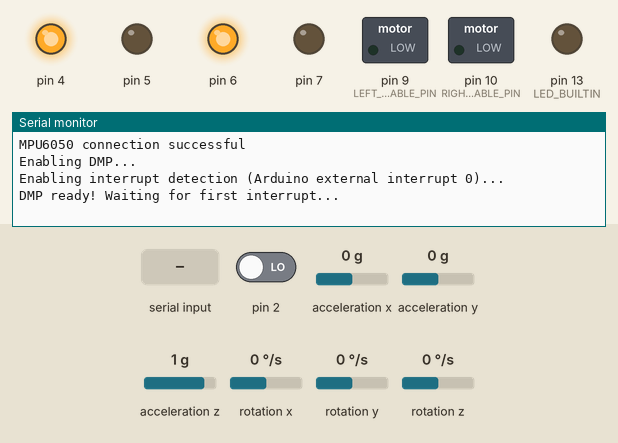
Recording of a sketch running on a simulated Arduino Uno, built with avr-gcc and run on an emulated ATmega328P. On the bench: switched loads named in the sketch (green lamp = pin HIGH), output pins drawn as LEDs (lit = HIGH), the last lines printed to the serial monitor. The test bench sets the inputs (shaded band); at power-on: pin 2 LOW, acceleration x 0 g, acceleration y 0 g, acceleration z 1 g, rotation x 0 °/s, rotation y 0 °/s, rotation z 0 °/s. The sensor or clock chip raises its interrupt line as the real part does.

Above: at 1.7 s.
1.8 s: "PI\n" received over Serial
At 3.0 s:
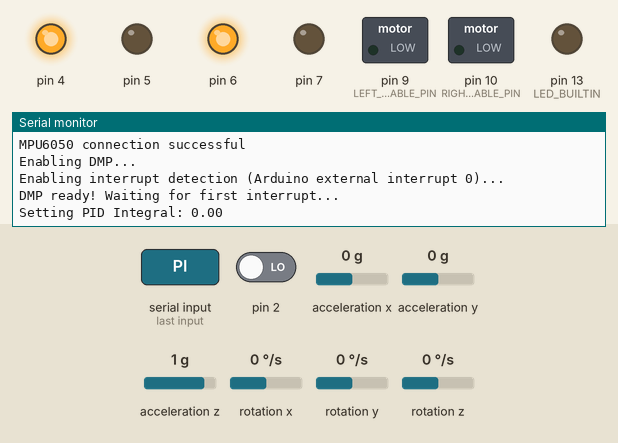
3.3 s: "PP\n" received over Serial
At 4.5 s:
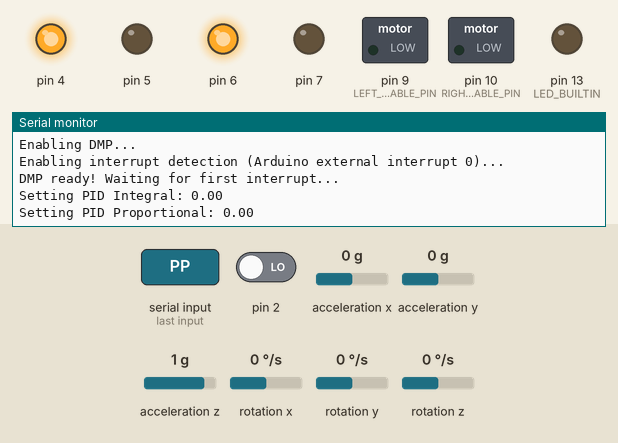
4.8 s: "PD\n" received over Serial
At 5.4 s:
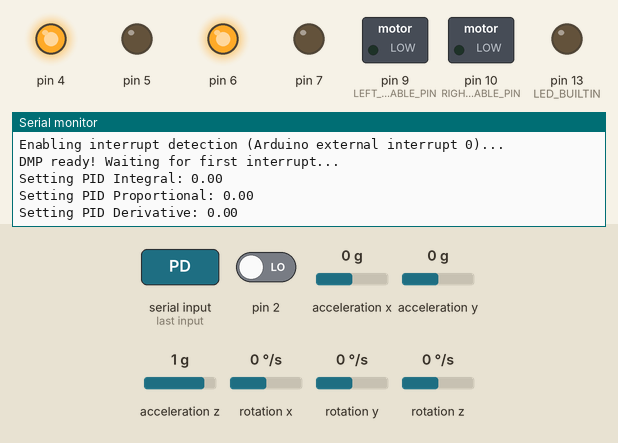

The sketch:

sketch_aboavobr.ino
```cpp
#include "Arduino.h"
#include "helper_3dmath.h"
#include "I2Cdev.h"
#include "MPU6050_6Axis_MotionApps20.h"
#include "Wire.h"
#include "Gyroscope.h"
#include "MovementController.h"
#include "MotorController.h"

#define LEFT_MOTOR_ENABLE_PIN 9
#define LEFT_MOTOR_IN_1 5
#define LEFT_MOTOR_IN_2 4

#define RIGHT_MOTOR_ENABLE_PIN 10
#define RIGHT_MOTOR_IN_1 7
#define RIGHT_MOTOR_IN_2 6

#define OUTPUT_COMMAND_INFORMATION

Gyroscope *gyroscope;
MovementController *movementController;
MotorController *leftMotor;
MotorController *rightMotor;
bool HasZeroedMovementController = false;

// Serial communication protocol:
// {COMMAND}:{VALUE}{\n}
// If the command does not have a value, the protocol looks like this:
// {COMMAND}:{\n}
// Or
// {COMMAND}{\n}
char *serialBuf = new char[15];
int serialBufPos = 0;

void setup() {
  // put your setup code here, to run once:
  pinMode(LED_BUILTIN, OUTPUT);
  Serial.begin(115200);
  while(!Serial);
  leftMotor = new MotorController(LEFT_MOTOR_ENABLE_PIN, LEFT_MOTOR_IN_1, LEFT_MOTOR_IN_2);
  rightMotor = new MotorController(RIGHT_MOTOR_ENABLE_PIN, RIGHT_MOTOR_IN_1, RIGHT_MOTOR_IN_2);
  gyroscope = new Gyroscope();
  movementController = new MovementController(gyroscope, leftMotor, rightMotor);
}

void loop() {
  if (!HasZeroedMovementController && millis() > 5000)
  {
    movementController->SetZeroPitch();
    HasZeroedMovementController = true;
    movementController->Start();
  }

  while (Serial.available() > 0)
  {
    serialBuf[serialBufPos] = Serial.read();

    if (serialBuf[serialBufPos] == '\n')
    {
      serialBufPos = 0;
      handleCommand();
    }
    else
    {
      serialBufPos++;
    }

	  //int state = Serial.parseInt();
	  //movementController->SetPIDProportional(state);
  }

  gyroscope->Loop();
  movementController->Loop();
}

void handleCommand()
{
  //Serial.println("Parsing command");
  String command = "";
  String valueString = "";
  int parsePos = 0;
  while (serialBuf[parsePos] != ':' && serialBuf[parsePos] != '\n')
  {
    command += serialBuf[parsePos];
    parsePos++;
  }
  parsePos++;
  //Serial.println(command);

  while (serialBuf[parsePos] != '\n')
  {
    valueString += serialBuf[parsePos];
    parsePos++;
  }
  //Serial.println(valueString);

  if (command == "PI")
  {
    float value = valueString.toFloat();
    movementController->SetPIDIntegral(value);

    #ifdef OUTPUT_COMMAND_INFORMATION
      Serial.print("Setting PID Integral: ");
      Serial.println(value);
    #endif
  }
  else if (command == "PP")
  {
    float value = valueString.toFloat();
    movementController->SetPIDProportional(value);

    #ifdef OUTPUT_COMMAND_INFORMATION
      Serial.print("Setting PID Proportional: ");
      Serial.println(value);
    #endif
  }
  else if (command == "PD")
  {
    float value = valueString.toFloat();
    movementController->SetPIDDerivative(value);

    #ifdef OUTPUT_COMMAND_INFORMATION
      Serial.print("Setting PID Derivative: ");
      Serial.println(value);
    #endif
  }
  else if (command == "ZP")
  {
    movementController->SetZeroPitch();

    #ifdef OUTPUT_COMMAND_INFORMATION
      Serial.println("Setting zero pitch angle");
    #endif
  }
  else if (command == "ST")
  {
    movementController->Start();

    #ifdef OUTPUT_COMMAND_INFORMATION
      Serial.println("Starting");
    #endif
  }
  else if (command == "SP")
  {
    movementController->Stop();

    #ifdef OUTPUT_COMMAND_INFORMATION
      Serial.println("Stopping");
    #endif
  }
}
```

Gyroscope.cpp
```cpp
#include "Gyroscope.h"
#include "Arduino.h"
#include "I2Cdev.h"
#include "Wire.h"
#include "MPU6050_6Axis_MotionApps20.h"

//#define OUTPUT_READABLE_YAWPITCHROLL
//#define OUTPUT_READABLE_REALACCEL

uint8_t devStatus;      // return status after each device operation (0 = success, !0 = error)
uint8_t mpuIntStatus;   // holds actual interrupt status byte from MPU
bool dmpReady = false;  // set true if DMP init was successful
uint16_t packetSize;    // expected DMP packet size (default is 42 bytes)
uint16_t fifoCount;     // count of all bytes currently in FIFO
uint8_t fifoBuffer[64]; // FIFO storage buffer

// orientation/motion vars
Quaternion q;           // [w, x, y, z]         quaternion container
VectorInt16 aa;         // [x, y, z]            accel sensor measurements
VectorInt16 aaReal;     // [x, y, z]            gravity-free accel sensor measurements
//VectorInt16 aaWorld;    // [x, y, z]            world-frame accel sensor measurements
VectorFloat gravity;    // [x, y, z]            gravity vector
//float euler[3];         // [psi, theta, phi]    Euler angle container
float ypr[3];           // [yaw, pitch, roll]   yaw/pitch/roll container and gravity vector

volatile bool mpuInterrupt = false;     // indicates whether MPU interrupt pin has gone high
void dmpDataReady() {
    mpuInterrupt = true;
}

Gyroscope::Gyroscope()
{
  // join I2C bus (I2Cdev library doesn't do this automatically)
  Wire.begin();
  TWBR = 24; // 400kHz I2C clock (200kHz if CPU is 8MHz)

  mpu.initialize();
  Serial.println(mpu.testConnection() ? F("MPU6050 connection successful") : F("MPU6050 connection failed"));
  devStatus = mpu.dmpInitialize();

  // supply your own gyro offsets here, scaled for min sensitivity
  mpu.setXGyroOffset(220);
  mpu.setYGyroOffset(76);
  mpu.setZGyroOffset(-85);
  mpu.setZAccelOffset(1788); // 1688 factory default for my test chip

  // make sure it worked (returns 0 if so)
  if (devStatus == 0) {
      // turn on the DMP, now that it's ready
      Serial.println(F("Enabling DMP..."));
      mpu.setDMPEnabled(true);

      // enable Arduino interrupt detection
      Serial.println(F("Enabling interrupt detection (Arduino external interrupt 0)..."));
      attachInterrupt(0, dmpDataReady, RISING);
      mpuIntStatus = mpu.getIntStatus();

      // set our DMP Ready flag so the main loop() function knows it's okay to use it
      Serial.println(F("DMP ready! Waiting for first interrupt..."));
      dmpReady = true;

      // get expected DMP packet size for later comparison
      packetSize = mpu.dmpGetFIFOPacketSize();
  } else {
      // ERROR!
      // 1 = initial memory load failed
      // 2 = DMP configuration updates failed
      // (if it's going to break, usually the code will be 1)
      Serial.print(F("DMP Initialization failed (code "));
      Serial.print(devStatus);
      Serial.println(F(")"));
  }
}

float Gyroscope::GetYaw()
{
  return ypr[0] * 180/M_PI;
}

float Gyroscope::GetPitch()
{
  return ypr[1] * 180/M_PI;
}

float Gyroscope::GetRoll()
{
  return ypr[2] * 180/M_PI;
}

void Gyroscope::Loop()
{
    // if programming failed, don't try to do anything
    if (!dmpReady) return;

    /*
    // wait for MPU interrupt or extra packet(s) available
    while (!mpuInterrupt && fifoCount < packetSize) {
        // other program behavior stuff here
        // .
        // .
        // .
        // if you are really paranoid you can frequently test in between other
        // stuff to see if mpuInterrupt is true, and if so, "break;" from the
        // while() loop to immediately process the MPU data
        // .
        // .
        // .
    }
    */

    // reset interrupt flag and get INT_STATUS byte
    mpuInterrupt = false;
    mpuIntStatus = mpu.getIntStatus();

    // get current FIFO count
    fifoCount = mpu.getFIFOCount();

    // check for overflow (this should never happen unless our code is too inefficient)
    if ((mpuIntStatus & 0x10) || fifoCount == 1024) {
        // reset so we can continue cleanly
        mpu.resetFIFO();
        Serial.println(F("FIFO overflow!"));

    // otherwise, check for DMP data ready interrupt (this should happen frequently)
    } else if (mpuIntStatus & 0x02) {
        // wait for correct available data length, should be a VERY short wait
        while (fifoCount < packetSize) fifoCount = mpu.getFIFOCount();

        // read a packet from FIFO
        mpu.getFIFOBytes(fifoBuffer, packetSize);

        // track FIFO count here in case there is > 1 packet available
        // (this lets us immediately read more without waiting for an interrupt)
        fifoCount -= packetSize;

        mpu.dmpGetQuaternion(&q, fifoBuffer);
        mpu.dmpGetGravity(&gravity, &q);
        mpu.dmpGetYawPitchRoll(ypr, &q, &gravity);

        #ifdef OUTPUT_READABLE_QUATERNION
            // display quaternion values in easy matrix form: w x y z
            mpu.dmpGetQuaternion(&q, fifoBuffer);
            Serial.print("quat\t");
            Serial.print(q.w);
            Serial.print("\t");
            Serial.print(q.x);
            Serial.print("\t");
            Serial.print(q.y);
            Serial.print("\t");
            Serial.println(q.z);
        #endif

        #ifdef OUTPUT_READABLE_EULER
            // display Euler angles in degrees
            mpu.dmpGetQuaternion(&q, fifoBuffer);
            mpu.dmpGetEuler(euler, &q);
            Serial.print("euler\t");
            Serial.print(euler[0] * 180/M_PI);
            Serial.print("\t");
            Serial.print(euler[1] * 180/M_PI);
            Serial.print("\t");
            Serial.println(euler[2] * 180/M_PI);
        #endif

        #ifdef OUTPUT_READABLE_YAWPITCHROLL
            // display Euler angles in degrees
            Serial.print("ypr\t");
            Serial.print(ypr[0] * 180/M_PI);
            Serial.print("\t");
            Serial.print(ypr[1] * 180/M_PI);
            Serial.print("\t");
            Serial.println(ypr[2] * 180/M_PI);
        #endif

        #ifdef OUTPUT_READABLE_REALACCEL
            // display real acceleration, adjusted to remove gravity
            mpu.dmpGetQuaternion(&q, fifoBuffer);
            mpu.dmpGetAccel(&aa, fifoBuffer);
            mpu.dmpGetGravity(&gravity, &q);
            mpu.dmpGetLinearAccel(&aaReal, &aa, &gravity);
            Serial.print("areal\t");
            Serial.print(aaReal.x);
            Serial.print("\t");
            Serial.print(aaReal.y);
            Serial.print("\t");
            Serial.println(aaReal.z);
        #endif

        #ifdef OUTPUT_READABLE_WORLDACCEL
            // display initial world-frame acceleration, adjusted to remove gravity
            // and rotated based on known orientation from quaternion
            mpu.dmpGetQuaternion(&q, fifoBuffer);
            mpu.dmpGetAccel(&aa, fifoBuffer);
            mpu.dmpGetGravity(&gravity, &q);
            mpu.dmpGetLinearAccel(&aaReal, &aa, &gravity);
            mpu.dmpGetLinearAccelInWorld(&aaWorld, &aaReal, &q);
            Serial.print("aworld\t");
            Serial.print(aaWorld.x);
            Serial.print("\t");
            Serial.print(aaWorld.y);
            Serial.print("\t");
            Serial.println(aaWorld.z);
        #endif

        #ifdef OUTPUT_TEAPOT
            // display quaternion values in InvenSense Teapot demo format:
            teapotPacket[2] = fifoBuffer[0];
            teapotPacket[3] = fifoBuffer[1];
            teapotPacket[4] = fifoBuffer[4];
            teapotPacket[5] = fifoBuffer[5];
            teapotPacket[6] = fifoBuffer[8];
            teapotPacket[7] = fifoBuffer[9];
            teapotPacket[8] = fifoBuffer[12];
            teapotPacket[9] = fifoBuffer[13];
            Serial.write(teapotPacket, 14);
            teapotPacket[11]++; // packetCount, loops at 0xFF on purpose
        #endif
    }
}
```

Gyroscope.h
```cpp
/*
  Gyroscope.h - library for interfacing the MPU-6050 sensor to the balancing robot.
  Code mostly borrowed from Jeff Rowberg's MPU6050 lib example  https://github.com/jrowberg/i2cdevlib
*/

#ifndef Gyroscope_h_
#define Gyroscope_h_

#include "Arduino.h"
#include "I2Cdev.h"
#include "Wire.h"
#include "MPU6050_6Axis_MotionApps20.h"

class Gyroscope
{
  public:
    Gyroscope();
    void Loop();
    float GetYaw();
    float GetPitch();
    float GetRoll();

  private:
	// class default I2C address is 0x68
	// specific I2C addresses may be passed as a parameter here
	// AD0 low = 0x68 (default for SparkFun breakout and InvenSense evaluation board)
	// AD0 high = 0x69
	MPU6050 mpu;
	//MPU6050 mpu(0x69); // <-- use for AD0 high
};

#endif
```

MotorController.cpp
```cpp
#include "MotorController.h"
#include "Arduino.h"

MotorController::MotorController(byte enablePin, byte in1, byte in2)
{
  this->enablePin = enablePin;
  this->in1 = in1;
  this->in2 = in2;

  //Serial.println(enablePin);
  //Serial.println(in1);
  //Serial.println(in2);

  pinMode(enablePin, OUTPUT);
  pinMode(in1, OUTPUT);
  pinMode(in2, OUTPUT);
  //Initial rotation direction
  SetDirection(Forward);

  SetPwm(0x00);
}

void MotorController::SetPwm(byte pwm)
{
  pwmOutput = pwm;
  analogWrite(enablePin, pwmOutput);
}

byte MotorController::GetPwm()
{
  return pwmOutput;
}

void MotorController::SetDirection(Direction newDirection)
{
  direction = newDirection;

  switch (direction)
  {
    case Forward:
      digitalWrite(in1, LOW);
      digitalWrite(in2, HIGH);
      break;
    case Backward:
      digitalWrite(in1, HIGH);
      digitalWrite(in2, LOW);
      break;
  }
}
```

MotorController.h
```cpp
/*
  MotorController.h - library for interfacing to the motors of the robot.
*/

#ifndef MotorController_h_
#define MotorController_h_

#include "Arduino.h"

class MotorController
{
  public:
    enum Direction
    {
      Forward = 0,
      Backward = 1
    };


    MotorController(byte enablePin, byte in1, byte in2);
    void SetPwm(byte pwm);
    byte GetPwm();
    void SetDirection(Direction newDirection);

  private:
    byte enablePin, in1, in2;
    byte pwmOutput;
    Direction direction;
};

#endif
```

MovementController.cpp
```cpp
#include "MovementController.h"
#include "Arduino.h"
#include <PID_v1.h>

//#define OUTPUT_PID_DATA
//#define OUTPUT_GYROSCOPE_DATA
//#define OUTPUT_MOTOR_CONTROL_DATA

MovementController::MovementController(Gyroscope *inGyroscope, MotorController *leftMotor, MotorController *rightMotor)
{
  HasStarted = false;
  ZeroPitchOffset = 0;
  gyroscope = inGyroscope;

  PIDForward = new PIDController(0, 225, -225, Kp, Ki, Kd, 10);

  this->leftMotor = leftMotor;
  this->rightMotor = rightMotor;
}

void MovementController::SetZeroPitch()
{
  ZeroPitchOffset = gyroscope->GetPitch();
}

void MovementController::Start()
{
  HasStarted = true;
  PIDForward->ResetPID();
}

void MovementController::Stop()
{
  leftMotor->SetPwm(0x00);
  rightMotor->SetPwm(0x00);
  PIDForward->ResetPID();
  HasStarted = false;
}

void MovementController::SetPIDProportional(double proportional)
{
  Kp = proportional;
  PIDForward->SetProportional(Kp);
}

void MovementController::SetPIDIntegral(double integral)
{
  Ki = integral;
  PIDForward->SetIntegral(Ki);
}

void MovementController::SetPIDDerivative(double derivative)
{
  Kd = derivative;
  PIDForward->SetDerivative(Kd);
}

void MovementController::Loop()
{
  if (!HasStarted)
  {
    return;
  }

  PIDForward->UpdateInput(gyroscope->GetPitch() - ZeroPitchOffset);
  float PIDForwardOutput = PIDForward->GetOutput();

  if (gyroscope->GetPitch() > 25 || gyroscope->GetPitch() < -25)
  {
    leftMotor->SetPwm(0x00);
    rightMotor->SetPwm(0x00);
  }
  else if (PIDForwardOutput > 0)
  {
    leftMotor->SetDirection(MotorController::Forward);
    leftMotor->SetPwm(PIDForwardOutput + 30);
    rightMotor->SetDirection(MotorController::Forward);
    rightMotor->SetPwm(PIDForwardOutput + 30);

    #ifdef OUTPUT_MOTOR_CONTROL_DATA
      Serial.print("Forward with PWM ");
    #endif
  }
  else if (PIDForwardOutput < 0)
  {
    leftMotor->SetDirection(MotorController::Backward);
    leftMotor->SetPwm((PIDForwardOutput - 30) * -1);
    rightMotor->SetDirection(MotorController::Backward);
    rightMotor->SetPwm((PIDForwardOutput - 30) * -1);

    #ifdef OUTPUT_MOTOR_CONTROL_DATA
      Serial.print("Backward. ");
    #endif
  }

  #ifdef OUTPUT_MOTOR_CONTROL_DATA
    Serial.print("Left motor PWM ");
    Serial.print(leftMotor->GetPwm());
    Serial.print("\tRight motor PWM ");
    Serial.println(rightMotor->GetPwm());
  #endif

  #ifdef OUTPUT_PID_DATA
    Serial.print("PID: ");
    Serial.println(PIDForwardOutput);
  #endif

  #ifdef OUTPUT_GYROSCOPE_DATA
    Serial.print("YPR: ");
    Serial.print(gyroscope->GetYaw());
    Serial.print("\t");
    Serial.print(gyroscope->GetPitch());
    Serial.print("\t");
    Serial.println(gyroscope->GetRoll());
  #endif
}
```

MovementController.h
```cpp
/*
  MovementController.h - library for controlling the movement of the robot
*/

#ifndef MovementController_h_
#define MovementController_h_

#include "Arduino.h"
#include "PIDController.h"
#include "Gyroscope.h"
#include "MotorController.h"

class MovementController
{
  public:
    MovementController(Gyroscope *inGyroscope, MotorController *leftMotor, MotorController *rightMotor);
    void Loop();
    void SetPIDProportional(double proportional);
    void SetPIDIntegral(double integral);
    void SetPIDDerivative(double derivative);
    void SetZeroPitch();
    void Start();
    void Stop();

  private:
    //Define Variables we'll be connecting to
    double ZeroPitchOffset;
    bool HasStarted;
    float LastPitch = 0;

    //Specify the links and initial tuning parameters
    double Kp = 60, Ki = 0.5, Kd = 2500;
    PIDController *PIDForward;
    Gyroscope *gyroscope;
    MotorController* leftMotor;
    MotorController *rightMotor;
};

#endif
```

PIDController.h
```cpp
#ifndef PIDController_h_
#define PIDController_h_

#include "Arduino.h"

class PIDController
{
  public:
    PIDController(float target, float max, float min, float kp, float ki, float kd, int refreshInterval);
    void UpdateInput(float input);
    float GetOutput();
    void SetProportional(float proportional);
    void SetIntegral(float integral);
    void SetDerivative(float derivative);
    void ResetPID();

  private:
    float target, max, min, kp, ki, kd;
    float PID_P, PID_I, PID_D;
    float PID_error, previous_error;
    float elapsedTime, timePrev;
    float PID_value = 0;
    int refreshInterval;
};

#endif
```

Source omitted: PIDController.cpp (2347 bytes)

Measured:
- after the input at 1.8 s, the serial monitor: prints a new line at once (image 1)
- after the input at 3.3 s, the serial monitor: prints a new line at once (image 2)
- after the input at 4.8 s, the serial monitor: prints a new line at once (image 3)
